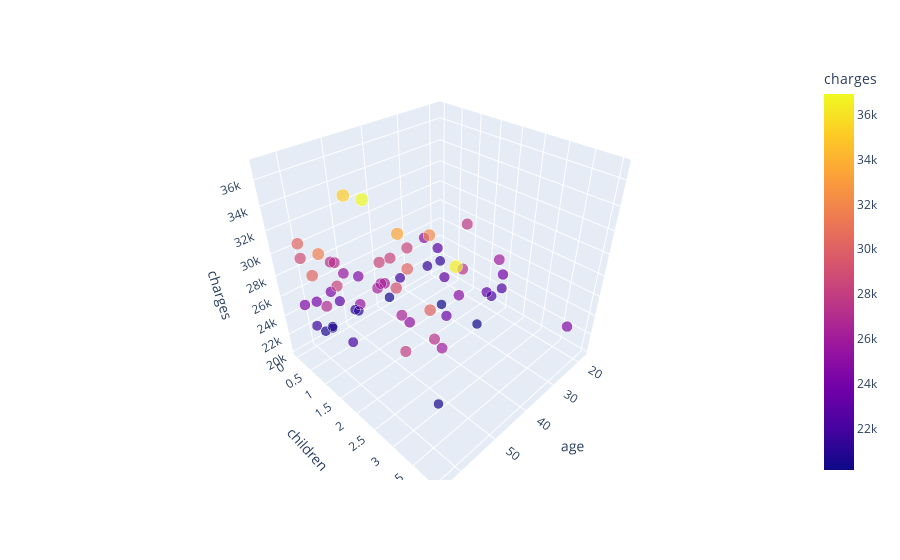

Source (notebook cell):
### Markdown cell above
### Interactive 3D scatterplot for age, number of children and charges as the dependent variable

### Code cell
### Make an interactive 3D scatterplot ###

fig = px.scatter_3d(highest_charges, x = "age", y = "children", z = "charges",
                    size = "charges",
                    size_max = 13,
                    color = "charges"
                    )
fig.show()
